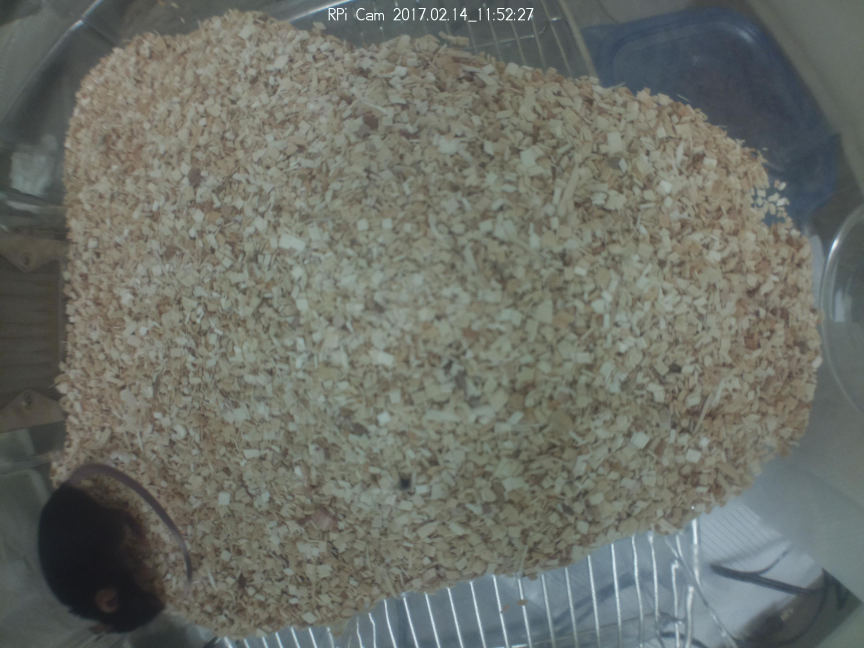
#> input picture Python code/track animal/mouse2.jpg, 2592 x 1944 px (shown at 1/3 size)
$ python -i AnimalTracking_TH_V2.py   (imports and definitions only)   (older library calls are emulated)
#> lines starting #> are read from the running program, lines starting #| are printed output that depends on the picture; after the words box and inside, x2 and y2 are one past the last pixel; in counts of white or black regions, pixels touching at a corner belong together
# USAGE
# the video to be analysed  must be stored in the current directory of this code
# the program will automatically read the *.mp4 file and save the final results in the
# current date folder. Tracking video will be saved in 'timing' sub-folder and
# final track plot in 'traces' sub-folder. A *.csv file will be created with distance travelled and time taken

import numpy as np
import cv2
import glob, os, sys, time, datetime

ONLINE = True
CALIBRATE = False
RELATIVE_DESTINATION_PATH = str(datetime.date.today()) + "_distance/"
FPS = 10
HD = 1536 , 576

BGR_COLOR = {'red': (0,0,255),
        'green': (127,255,0),
        'blue': (255,127,0),
        'yellow': (0,127,255),
        'black': (0,0,0),
        'white': (255,255,255)}
WAIT_DELAY = 1
threshanimal = 40
thresh_maxValue = 255
name = ""


# function to draw animal trace
def trace(filename):
#> called with filename = 'mouse2.jpg'
    global name,WAIT_DELAY
    name = os.path.splitext(filename)[0]
    cap = cv2.VideoCapture(filename)
    h, w = int(cap.get(cv2.CAP_PROP_FRAME_HEIGHT)), int(cap.get(cv2.CAP_PROP_FRAME_WIDTH))
    #HD = w , h
    # Take first non-null frame and find corners within it
    ret, frame = cap.read()
#> frame is the input picture: shape (1944, 2592, 3); mean B, G, R 104.3, 112, 108.6
    while not frame.any():
        ret, frame = cap.read()
    video = cv2.VideoWriter(RELATIVE_DESTINATION_PATH + 'timing/' + name + "_trace.mp4", cv2.VideoWriter_fourcc(*'H264'), FPS, HD, cv2.INTER_LINEAR)
    imgTrack = np.zeros_like(frame)

    start = time.time()
    distance = _x = _y = 0

    while frame is not None:
        ret, frame = cap.read()

        if frame is None:   # not logical
            break
        t = cap.get(cv2.CAP_PROP_POS_MSEC) / 1000.
        frameColor = frame.copy()

        frameGray = cv2.cvtColor(frame, cv2.COLOR_BGR2GRAY)
        kernelSize = (35, 35)
        frameBlur = cv2.GaussianBlur(frameGray, kernelSize, 0)
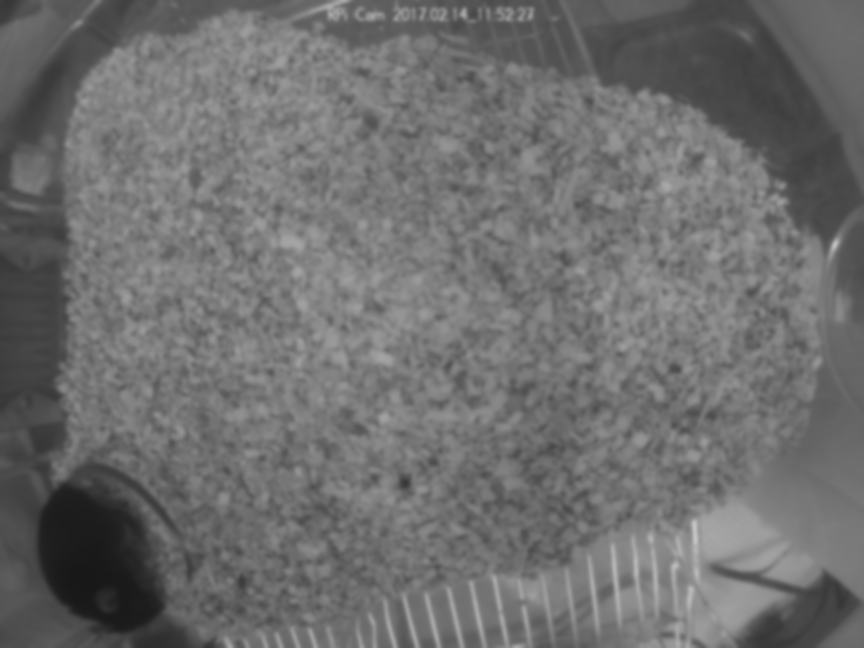
#> frameBlur: shape (1944, 2592) (shown at 1/3 size); min 24, max 199, mean 110.1
        _, thresh = cv2.threshold(frameBlur, threshanimal, thresh_maxValue, cv2.THRESH_BINARY_INV)
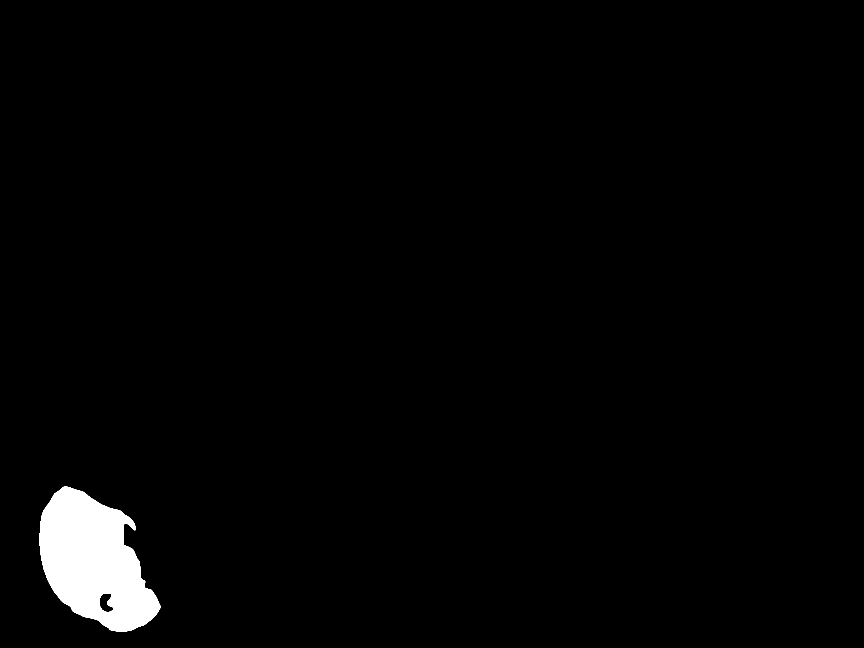
#> thresh: shape (1944, 2592) (shown at 1/3 size); 2% white; 1 white region
        _, contours, hierarchy = cv2.findContours(thresh.copy(),cv2.RETR_TREE, cv2.CHAIN_APPROX_NONE)
#> contours = 2 contours; box (x1, y1, x2, y2) and area: (119, 1459, 481, 1895) 100798, (297, 1780, 341, 1837) 1608
        if len(contours) < 1:
            continue

        # Find a contour with the biggest area (animal most likely)
        contour = max(contours, key =cv2.contourArea)
#> contour = contour of 1209 points, box (x1, y1, x2, y2) (119, 1459, 481, 1895), area 100798
        M = cv2.moments(contour)
#> M = moments, m00 100798.5, centre m10/m00, m01/m00 = (281.5, 1685.9)
        x = int(M['m10']/M['m00'])
#> x = 281
        y = int(M['m01']/M['m00'])
#> y = 1685
        if _x == 0 and _y == 0:
            _x = x
            _y = y
        distance += np.sqrt((x-_x)**2 + (y-_y)**2)
#> distance = 0
        if ONLINE:
            imgPoints = np.zeros(frame.shape,np.uint8)

            # Draw a contour and a centroid of the animal
            cv2.drawContours(imgPoints, [contour], 0, BGR_COLOR['yellow'], 1, cv2.LINE_AA)
            imgPoints = cv2.circle(imgPoints, (x,y), 25, BGR_COLOR['white'], -1)

            # Draw a track of the animal
            imgTrack = cv2.addWeighted(np.zeros_like(imgTrack), 1, cv2.line(imgTrack, (x,y), (_x,_y),
                BGR_COLOR['red'], 1, cv2.LINE_AA), 1, 0.)
            imgContour = cv2.add(imgPoints, imgTrack)

            frame = cv2.bitwise_and(frame, frame, mask = thresh)
            frame = cv2.addWeighted(frame, 0.4, imgContour, 1.0, 0.)

            cv2.putText(frame, "Distance in pixels" + str('%.2f' % distance),
                (10,20), cv2.FONT_HERSHEY_SIMPLEX, 1, BGR_COLOR['white'])
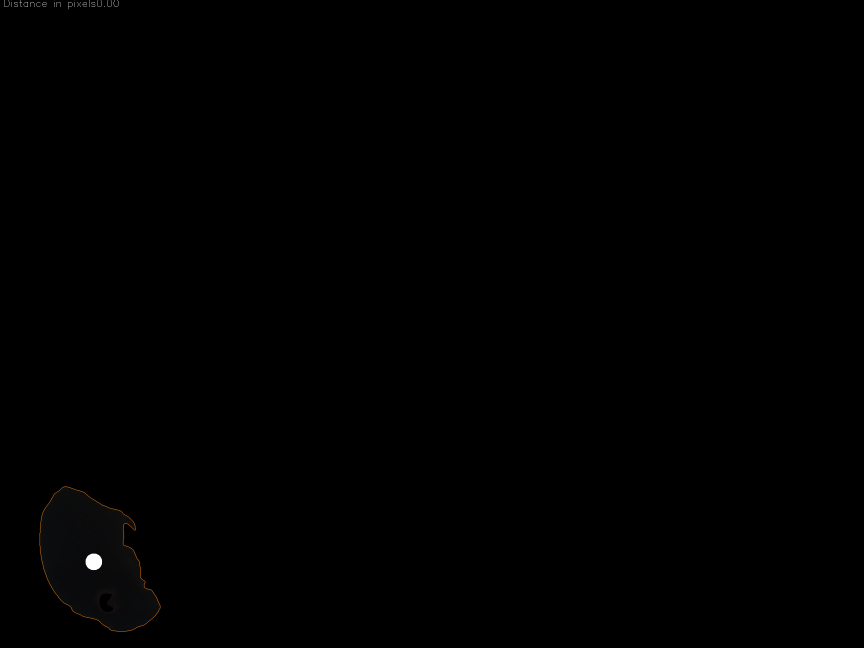
#> frame: shape (1944, 2592, 3) (shown at 1/3 size); mean B, G, R 0.4, 0.4, 0.4
            cv2.putText(frame, "Time " + str('%.0f sec' % (cap.get(cv2.CAP_PROP_POS_MSEC)/1000.)),
                (10,50), cv2.FONT_HERSHEY_SIMPLEX, 1, BGR_COLOR['white'])
            cv2.circle(frame, (x,y), 5, BGR_COLOR['white'], -1, cv2.LINE_AA)
            layout = np.hstack((frame, frameColor))
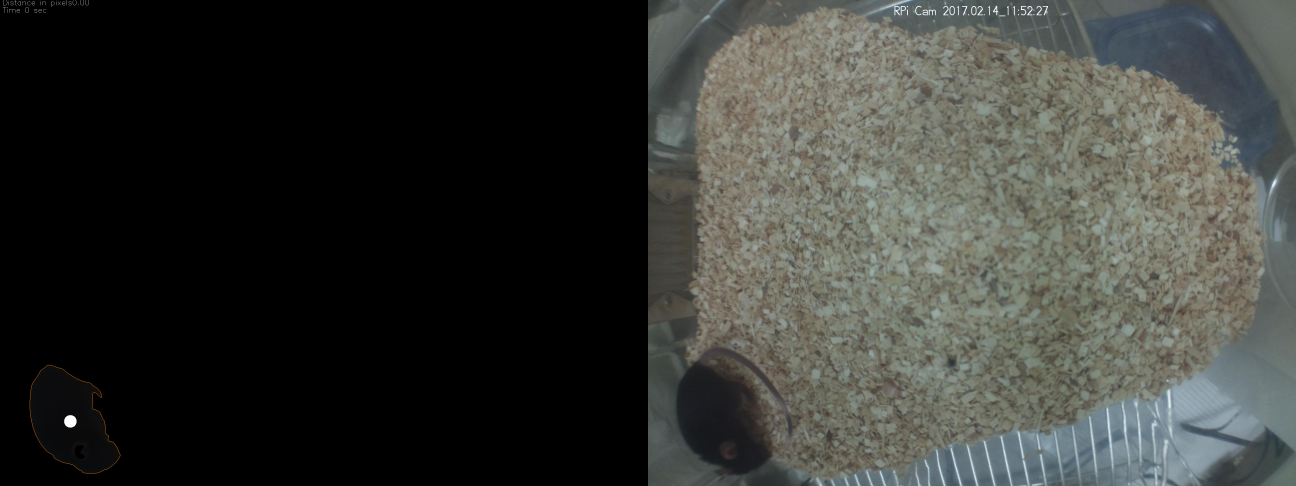
#> layout: shape (1944, 5184, 3) (shown at 1/4 size); mean B, G, R 52.3, 56.2, 54.5

            cv2.imshow('Home-Cage Trace of ' + name, layout)
            video.write(layout)

            k = cv2.waitKey(WAIT_DELAY) & 0xff
#> (key Esc is pressed here)
            if k == 27:
                break
            if k == 32:
                if WAIT_DELAY == 1:
                    WAIT_DELAY = 0  # pause
                else:
                    WAIT_DELAY = 1  # play as fast as possible
        _x = x
        _y = y
    cv2.destroyAllWindows()
    cap.release()

    if ONLINE:
        video.release()
        cv2.imwrite(RELATIVE_DESTINATION_PATH + 'traces/' + name + '_[distance]=%.2f' % distance +
            '_[time]=%.1fs' % t + '.png', imgTrack)

    print(filename + "\tdistance %.2f\t" % distance + "processing/real time %.1f" % float(time.time()-start) + "/%.1f s" % t)
#> (the run stopped early here; a loop or call above may not have finished)
